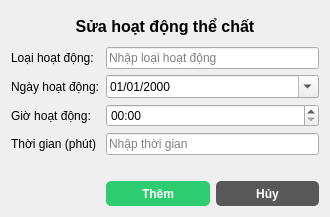
<?xml version="1.0" encoding="UTF-8"?>
<ui version="4.0">
 <class>EditExerciseDialog</class>
 <widget class="QDialog" name="EditExerciseDialog">
  <property name="geometry">
   <rect>
    <x>0</x>
    <y>0</y>
    <width>330</width>
    <height>206</height>
   </rect>
  </property>
  <property name="windowTitle">
   <string>Sửa hoạt động thể chất</string>
  </property>
  <layout class="QVBoxLayout" name="verticalLayout">
   <item>
    <widget class="QLabel" name="titleLabel">
     <property name="minimumSize">
      <size>
       <width>0</width>
       <height>30</height>
      </size>
     </property>
     <property name="font">
      <font>
       <pointsize>12</pointsize>
       <weight>75</weight>
       <bold>true</bold>
      </font>
     </property>
     <property name="styleSheet">
      <string notr="true">font-weight: bold;</string>
     </property>
     <property name="text">
      <string>Sửa hoạt động thể chất</string>
     </property>
     <property name="alignment">
      <set>Qt::AlignCenter</set>
     </property>
    </widget>
   </item>
   <item>
    <layout class="QFormLayout" name="formLayout">
     <item row="0" column="0">
      <widget class="QLabel" name="categoryLabel_2">
       <property name="text">
        <string>Loại hoạt động:</string>
       </property>
      </widget>
     </item>
     <item row="0" column="1">
      <widget class="QLineEdit" name="activity_type">
       <property name="placeholderText">
        <string>Nhập loại hoạt động</string>
       </property>
      </widget>
     </item>
     <item row="1" column="0">
      <widget class="QLabel" name="dateLabel">
       <property name="text">
        <string>Ngày hoạt động:</string>
       </property>
      </widget>
     </item>
     <item row="1" column="1">
      <widget class="QDateEdit" name="exercise_date">
       <property name="displayFormat">
        <string>dd/MM/yyyy</string>
       </property>
       <property name="calendarPopup">
        <bool>true</bool>
       </property>
      </widget>
     </item>
     <item row="3" column="0">
      <widget class="QLabel" name="amountLabel">
       <property name="text">
        <string>Thời gian (phút)</string>
       </property>
      </widget>
     </item>
     <item row="3" column="1">
      <widget class="QLineEdit" name="duration">
       <property name="placeholderText">
        <string>Nhập thời gian</string>
       </property>
      </widget>
     </item>
     <item row="4" column="1">
      <layout class="QHBoxLayout" name="horizontalLayout_3">
       <property name="topMargin">
        <number>20</number>
       </property>
       <item>
        <widget class="QPushButton" name="btn_edit_exercise">
         <property name="minimumSize">
          <size>
           <width>70</width>
           <height>25</height>
          </size>
         </property>
         <property name="styleSheet">
          <string notr="true">QPushButton {
	background-color: #2ecc71;
	color: #fff;
	border: none;
	border-radius: 5px;
	font-weight: bold;
}
</string>
         </property>
         <property name="text">
          <string>Thêm</string>
         </property>
        </widget>
       </item>
       <item>
        <widget class="QPushButton" name="btn_cancel">
         <property name="minimumSize">
          <size>
           <width>70</width>
           <height>25</height>
          </size>
         </property>
         <property name="styleSheet">
          <string notr="true">QPushButton {
	background-color: #585858;
	color: #fff;
	border: none;
	border-radius: 5px;
	font-weight: bold;
}</string>
         </property>
         <property name="text">
          <string>Hủy</string>
         </property>
        </widget>
       </item>
      </layout>
     </item>
     <item row="2" column="0">
      <widget class="QLabel" name="timeLabel">
       <property name="text">
        <string>Giờ hoạt động:</string>
       </property>
      </widget>
     </item>
     <item row="2" column="1">
      <widget class="QTimeEdit" name="exercise_time">
       <property name="displayFormat">
        <string>hh:mm</string>
       </property>
      </widget>
     </item>
    </layout>
   </item>
  </layout>
 </widget>
 <resources/>
 <connections/>
</ui>
